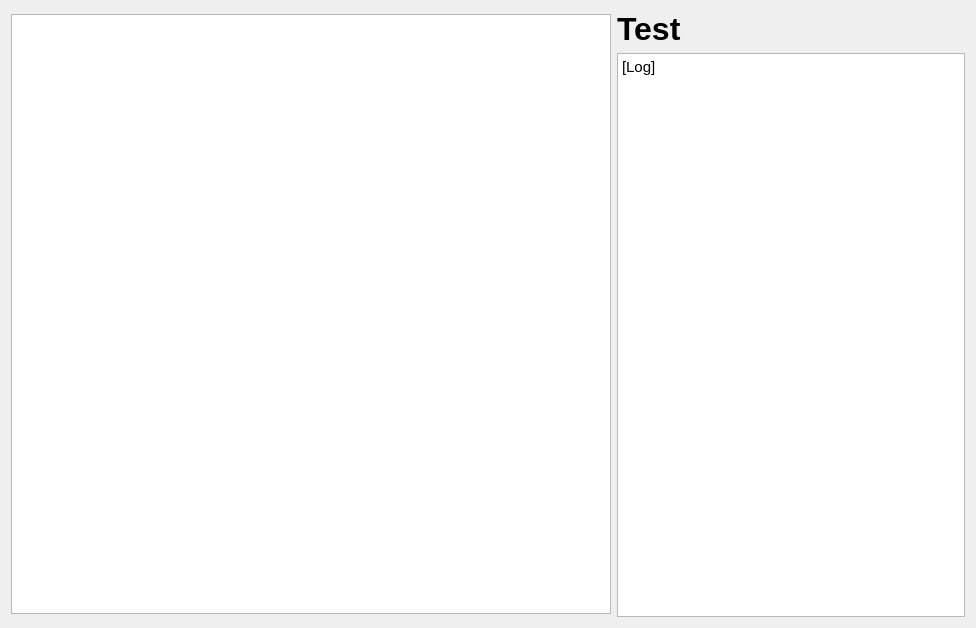
<?xml version="1.0" encoding="UTF-8"?>
<ui version="4.0">
 <class>tablero</class>
 <widget class="QDialog" name="tablero">
  <property name="geometry">
   <rect>
    <x>0</x>
    <y>0</y>
    <width>976</width>
    <height>628</height>
   </rect>
  </property>
  <property name="focusPolicy">
   <enum>Qt::NoFocus</enum>
  </property>
  <property name="windowTitle">
   <string>Ajedrez</string>
  </property>
  <layout class="QHBoxLayout" name="horizontalLayout_2">
   <item>
    <layout class="QHBoxLayout" name="horizontalLayout">
     <item>
      <widget class="QGraphicsView" name="gameView">
       <property name="sizePolicy">
        <sizepolicy hsizetype="Fixed" vsizetype="Fixed">
         <horstretch>0</horstretch>
         <verstretch>0</verstretch>
        </sizepolicy>
       </property>
       <property name="minimumSize">
        <size>
         <width>600</width>
         <height>600</height>
        </size>
       </property>
       <property name="maximumSize">
        <size>
         <width>600</width>
         <height>600</height>
        </size>
       </property>
      </widget>
     </item>
     <item>
      <layout class="QVBoxLayout" name="verticalLayout">
       <item>
        <widget class="QLabel" name="label">
         <property name="font">
          <font>
           <pointsize>24</pointsize>
           <weight>75</weight>
           <bold>true</bold>
          </font>
         </property>
         <property name="text">
          <string>Test</string>
         </property>
        </widget>
       </item>
       <item>
        <widget class="QTextBrowser" name="log">
         <property name="html">
          <string>&lt;!DOCTYPE HTML PUBLIC &quot;-//W3C//DTD HTML 4.0//EN&quot; &quot;http://www.w3.org/TR/REC-html40/strict.dtd&quot;&gt;
&lt;html&gt;&lt;head&gt;&lt;meta name=&quot;qrichtext&quot; content=&quot;1&quot; /&gt;&lt;style type=&quot;text/css&quot;&gt;
p, li { white-space: pre-wrap; }
&lt;/style&gt;&lt;/head&gt;&lt;body style=&quot; font-family:'Ubuntu'; font-size:11pt; font-weight:400; font-style:normal;&quot;&gt;
&lt;p style=&quot; margin-top:0px; margin-bottom:0px; margin-left:0px; margin-right:0px; -qt-block-indent:0; text-indent:0px;&quot;&gt;[Log]&lt;/p&gt;
&lt;p style=&quot;-qt-paragraph-type:empty; margin-top:0px; margin-bottom:0px; margin-left:0px; margin-right:0px; -qt-block-indent:0; text-indent:0px;&quot;&gt;&lt;br /&gt;&lt;/p&gt;&lt;/body&gt;&lt;/html&gt;</string>
         </property>
        </widget>
       </item>
      </layout>
     </item>
    </layout>
   </item>
  </layout>
 </widget>
 <resources/>
 <connections/>
</ui>
